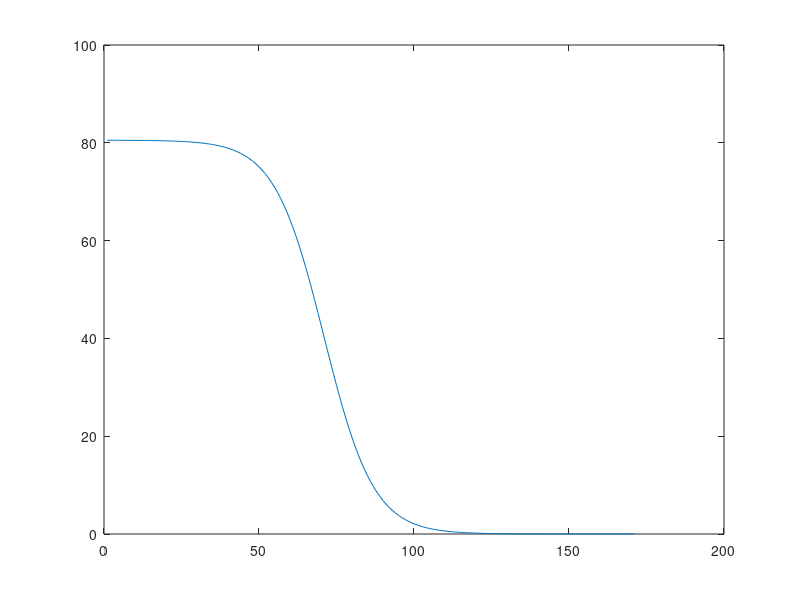

This figure's MATLAB source:
clear
clc

ind = 0;

h_drop = 80.5358;

for i = 0:170
   h =  h_drop * (1/(1+exp((i-70)/8)));
   
   ind = ind +  1;
   
   xvals(ind) = ind;
   
   hvals(ind) = h;
end

figure
plot(xvals,hvals)
